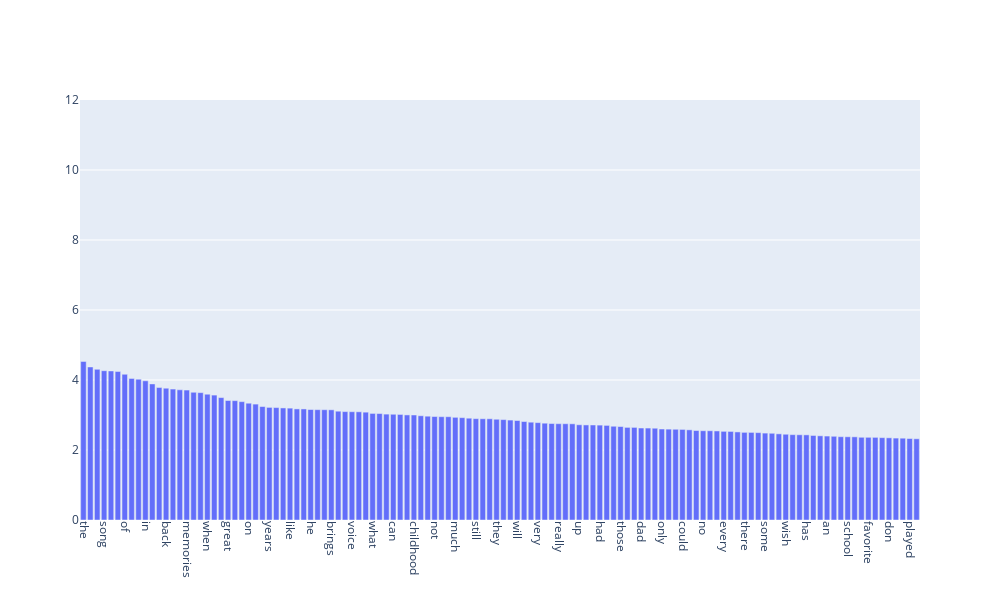

Write notebook code for a chart like this one.
### Markdown cell above
### >>> **Exercise 15 (take home):** 
You can copy the code from the previous exercise and change the 'term_frequencies' variable for the 'term_frequencies_log', comment about the differences that you observe and talk about other possible insights that we can get from a log distribution.

### Code cell
# Answer here

y_log = [math.log(i) for i in y_sorted] 

# Set the figure 
fig_log = py.Figure(
    data=[py.Bar(x=x_sorted, y=y_log)]
)
# Set the output appearance of figure 
fig_log.update_layout(
    xaxis_tickangle=90,  
    height=600,          
    width=1000,
    yaxis=dict(
        range=[0, 12]  # Only set the maximum limit to 30
    )
)
# Show the plot
fig_log.show()
'''
The plot become more linear (although not excatly linear) after apply log function on frequencies.
Additionally, the range of y-axis (y-scope) is 'compressed' to a smaller region that could have benefits if having a few values which are extremely large. 
'''

### Figure 1 — Plotly figure (JSON) as saved in the notebook; plotly's stock layout.template omitted (floating-point values rounded to 4 significant figures)
{"data": [{"type": "bar", "x": ["the", "this", "to", "song", "my", "and", "of", "it", "was", "in", "me", "you", "back", "is", "love", "memories", "so", "that", "when", "music", "for", "great", "time", "beautiful", "on", "with", "all", "years", "old", "songs", "like", "have", "but", "he", "good", "one", "brings", "as", "always", "voice", "just", "her", "what", "remember", "from", "can", "days", "she", "childhood", "we", "now", "not", "many", "be", "much", "at", "reminds", "still", "his", "best", "they", "miss", "listening", "will", "thank", "am", "very", "never", "are", "really", "these", "listen", "up", "ever", "first", "had", "how", "him", "those", "loved", "hear", "dad", "who", "young", "only", "heard", "sing", "could", "out", "about", "no", "times", "were", "every", "more", "would", "there", "by", "know", "some", "thanks", "life", "wish", "such", "happy", "has", "then", "used", "an", "today", "if", "school", "day", "wonderful", "favorite", "singer", "makes", "don", "singing", "again", "played", "sad"], "y": [4.53, 4.373, 4.305, 4.266, 4.259, 4.242, 4.163, 4.046, 4.025, 3.977, 3.889, 3.784, 3.767, 3.74, 3.72, 3.711, 3.65, 3.639, 3.594, 3.569, 3.497, 3.414, 3.41, 3.382, 3.337, 3.312, 3.241, 3.217, 3.212, 3.201, 3.196, 3.174, 3.173, 3.156, 3.153, 3.151, 3.148, 3.108, 3.097, 3.094, 3.091, 3.081, 3.045, 3.041, 3.026, 3.021, 3.016, 3.002, 3.0, 2.978, 2.966, 2.957, 2.952, 2.951, 2.934, 2.924, 2.909, 2.895, 2.892, 2.892, 2.879, 2.869, 2.855, 2.842, 2.813, 2.795, 2.782, 2.766, 2.757, 2.752, 2.751, 2.748, 2.721, 2.716, 2.715, 2.711, 2.703, 2.678, 2.671, 2.646, 2.646, 2.628, 2.627, 2.622, 2.6, 2.596, 2.593, 2.588, 2.577, 2.556, 2.551, 2.55, 2.544, 2.533, 2.53, 2.516, 2.504, 2.503, 2.496, 2.483, 2.478, 2.462, 2.45, 2.438, 2.435, 2.432, 2.415, 2.405, 2.398, 2.392, 2.38, 2.378, 2.376, 2.363, 2.363, 2.361, 2.353, 2.348, 2.34, 2.338, 2.328, 2.32]}], "layout": {"height": 600, "width": 1000, "xaxis": {"autorange": true, "range": [-0.5, 121.5], "tickangle": 90, "type": "category"}, "yaxis": {"range": [0, 12], "type": "linear"}}}
